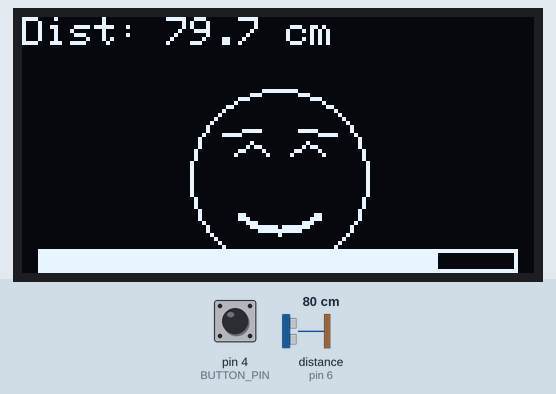
The sketch below on a simulated Arduino Uno, built with avr-gcc and run on an emulated ATmega328P. Shown: 128×64 one-colour display. Wiring (inferred from the names in the program): ultrasonic range finder: trigger pin 5; echo pin 6. The inputs (shaded band) are chosen by the test bench; at power-on: pin 4 (BUTTON_PIN) HIGH, distance to the obstacle (sensor on pin 6) 80 cm. The echo pulse lasts 58.3 µs per cm; what the sketch prints to the serial monitor is not drawn.

Above: at 1.7 s.
1.8 s: pin 4 (BUTTON_PIN) pulled LOW for 0.15 s
At 2.08 s:
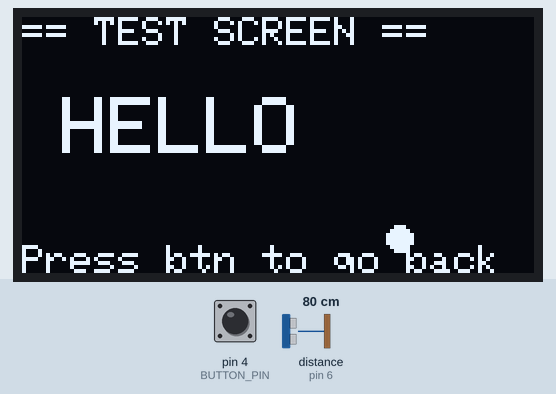
2.5 s: pin 4 (BUTTON_PIN) pulled LOW for 1 s
At 3.2 s:
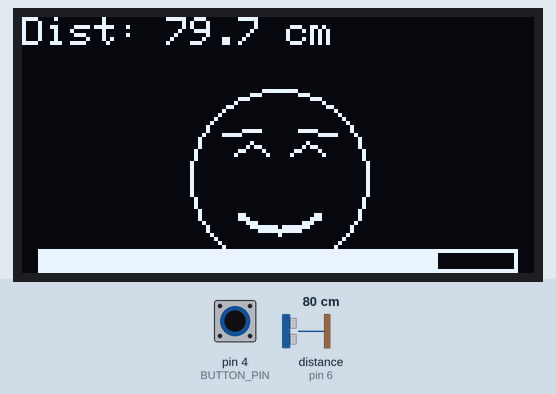
5.0 s: distance to the obstacle (sensor on pin 6) set to 250 cm
At 6.16 s:
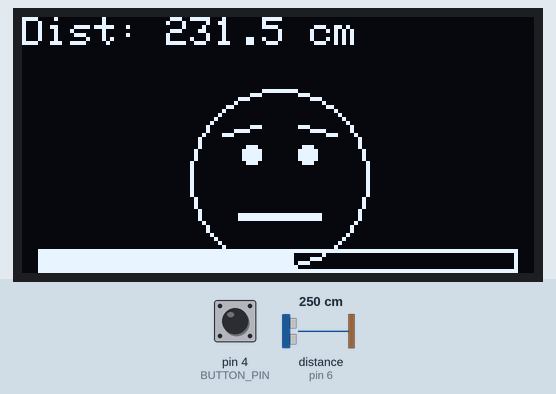
7.9 s: distance to the obstacle (sensor on pin 6) set to 60 cm
At 8.01 s:
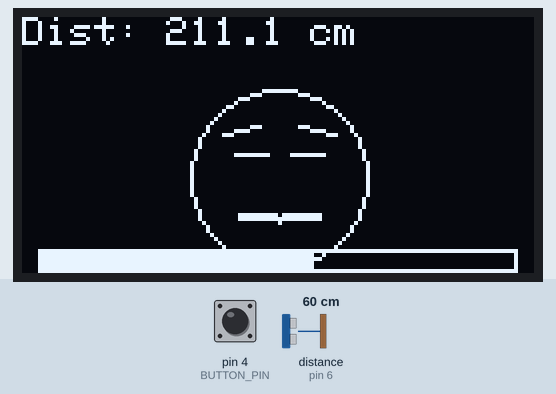
9.4 s: distance to the obstacle (sensor on pin 6) set to 9 cm
At 9.49 s:
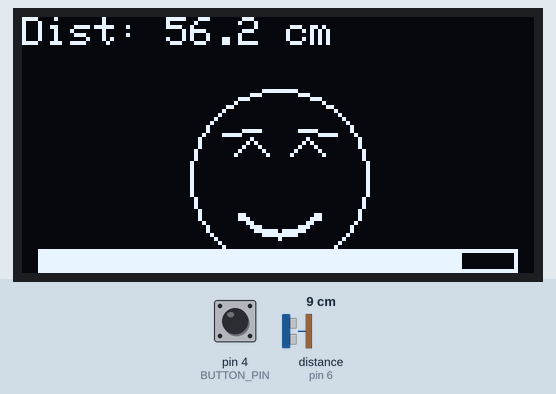

The sketch:

ultrasound.ino
```cpp
#include <Wire.h>
#include <Adafruit_GFX.h>
#include <Adafruit_SSD1306.h>

#define SCREEN_WIDTH 128
#define SCREEN_HEIGHT 64
#define OLED_RESET    -1
#define SCREEN_ADDRESS 0x3C

Adafruit_SSD1306 display(SCREEN_WIDTH, SCREEN_HEIGHT, &Wire, OLED_RESET);

// 초음파 센서 핀
const int TRIG_PIN = 5;
const int ECHO_PIN = 6;

// 버튼 핀
const int BUTTON_PIN = 4;

// 거리 범위 (cm)
const float MIN_DIST = 4.0;
const float MAX_DIST = 500.0;

// 측정 주기
const unsigned long MEASURE_INTERVAL = 100;
unsigned long lastMeasure = 0;

// 디바운싱용
unsigned long lastDebounceTime = 0;
const unsigned long DEBOUNCE_DELAY = 50;
int lastButtonState = HIGH;

// 화면 모드
int screenMode = 0;              // 0 = 거리측정, 1 = 테스트 화면
const int SCREEN_COUNT = 2;

// 부드러운 애니메이션
float smoothedDist = 0;
bool firstRead = true;

void setup() {
  Serial.begin(9600);

  pinMode(TRIG_PIN, OUTPUT);
  pinMode(ECHO_PIN, INPUT);
  digitalWrite(TRIG_PIN, LOW);

  pinMode(BUTTON_PIN, INPUT_PULLUP);

  if (!display.begin(SSD1306_SWITCHCAPVCC, SCREEN_ADDRESS)) {
    Serial.println(F("SSD1306 allocation failed"));
    for (;;);
  }

  display.clearDisplay();
  display.setTextColor(SSD1306_WHITE);
  display.setTextSize(1);
  display.setCursor(0, 0);
  display.println(F("Initializing..."));
  display.display();
  delay(500);
}

void loop() {
  handleButton();

  // 거리 측정은 항상 해두면 화면 전환 시 바로 반영돼
  if (millis() - lastMeasure >= MEASURE_INTERVAL) {
    lastMeasure = millis();

    float dist = measureDistance();
    if (dist >= MIN_DIST && dist <= MAX_DIST) {
      if (firstRead) {
        smoothedDist = dist;
        firstRead = false;
      } else {
        smoothedDist = smoothedDist * 0.8 + dist * 0.2;
      }
    }
  }

  // 현재 모드에 맞게 그리기
  switch (screenMode) {
    case 0:
      drawDistanceScreen(smoothedDist);
      break;
    case 1:
      drawTestScreen();
      break;
  }
}

// ============================================
// 버튼 처리 (엣지 감지 + 디바운싱)
// ============================================
void handleButton() {
  int reading = digitalRead(BUTTON_PIN);

  if (reading != lastButtonState) {
    lastDebounceTime = millis();
  }

  if ((millis() - lastDebounceTime) > DEBOUNCE_DELAY) {
    static int stableState = HIGH;
    if (reading != stableState) {
      stableState = reading;
      // 눌린 순간 (HIGH → LOW)
      if (stableState == LOW) {
        screenMode = (screenMode + 1) % SCREEN_COUNT;
        Serial.print(F("Screen mode: "));
        Serial.println(screenMode);
      }
    }
  }

  lastButtonState = reading;
}

// ============================================
// 화면 1: 거리 측정 + 표정
// ============================================
void drawDistanceScreen(float d) {
  display.clearDisplay();

  // 상단: 거리 텍스트
  display.setTextSize(1);
  display.setTextColor(SSD1306_WHITE);
  display.setCursor(0, 0);
  display.print(F("Dist: "));
  if (d > 0) {
    display.print(d, 1);
    display.print(F(" cm"));
  } else {
    display.print(F("---"));
  }

  // 중단: 얼굴
  float mood = distanceToMood(d);
  drawFace(mood);

  // 하단: 감정 바
  int barX = 4, barY = 58, barW = 120, barH = 6;
  display.drawRect(barX, barY, barW, barH, SSD1306_WHITE);
  int fillW = (int)((barW - 2) * mood);
  if (fillW > 0) {
    display.fillRect(barX + 1, barY + 1, fillW, barH - 2, SSD1306_WHITE);
  }

  display.display();
}

// ============================================
// 화면 2: 테스트 화면 (여기 원하는 걸로 바꿔)
// ============================================
void drawTestScreen() {
  display.clearDisplay();

  // 헤더
  display.setTextSize(1);
  display.setTextColor(SSD1306_WHITE);
  display.setCursor(0, 0);
  display.println(F("== TEST SCREEN =="));

  // 가운데 큰 텍스트
  display.setTextSize(2);
  display.setCursor(10, 20);
  display.println(F("HELLO"));

  // 움직이는 점 애니메이션 (프레임 대신 millis 사용)
  int x = (millis() / 20) % 128;
  display.fillCircle(x, 55, 3, SSD1306_WHITE);

  // 하단 힌트
  display.setTextSize(1);
  display.setCursor(0, 57);
  display.print(F("Press btn to go back"));

  display.display();
}

// ============================================
// 나머지 헬퍼 함수 (이전과 동일)
// ============================================
float measureDistance() {
  digitalWrite(TRIG_PIN, LOW);
  delayMicroseconds(2);
  digitalWrite(TRIG_PIN, HIGH);
  delayMicroseconds(10);
  digitalWrite(TRIG_PIN, LOW);

  long duration = pulseIn(ECHO_PIN, HIGH, 30000);
  if (duration == 0) return -1;

  return duration * 0.0343 / 2.0;
}

float distanceToMood(float d) {
  if (d <= MIN_DIST) return 1.0;
  if (d >= MAX_DIST) return 0.0;
  return 1.0 - (d - MIN_DIST) / (MAX_DIST - MIN_DIST);
}

void drawFace(float mood) {
  int cx = 64;
  int cy = 40;
  int r  = 22;

  display.drawCircle(cx, cy, r, SSD1306_WHITE);

  // 눈
  int eyeY = cy - 6;
  int browInnerY = eyeY - 6 + (int)((1.0 - mood) * -3);
  int browOuterY = eyeY - 6 + (int)(mood * 2);

  display.drawLine(cx - 14, browOuterY, cx - 5, browInnerY, SSD1306_WHITE);
  display.drawLine(cx + 5, browInnerY, cx + 14, browOuterY, SSD1306_WHITE);

  if (mood > 0.55) {
    int lift = (int)((mood - 0.55) * 12);
    display.drawLine(cx - 11, eyeY, cx - 7, eyeY - lift, SSD1306_WHITE);
    display.drawLine(cx - 7,  eyeY - lift, cx - 3, eyeY, SSD1306_WHITE);
    display.drawLine(cx + 3,  eyeY, cx + 7, eyeY - lift, SSD1306_WHITE);
    display.drawLine(cx + 7,  eyeY - lift, cx + 11, eyeY, SSD1306_WHITE);
  } else {
    display.fillCircle(cx - 7, eyeY, 2, SSD1306_WHITE);
    display.fillCircle(cx + 7, eyeY, 2, SSD1306_WHITE);
  }

  // 입
  int mouthW = 20;
  int mouthY = cy + 9;
  int curve  = (int)((0.5 - mood) * 14);  // mood=1 → -7 (웃음)

  for (int x = -mouthW / 2; x <= mouthW / 2; x++) {
    float nx = (float)x / (mouthW / 2.0);
    int dy = (int)(curve * (1.0 - nx * nx));

    int px = cx + x;
    int py = mouthY - dy;

    display.drawPixel(px, py, SSD1306_WHITE);
    display.drawPixel(px, py + 1, SSD1306_WHITE);
  }
}
```

Measured:
- after the input at 1.8 s, the display: changes after 0.12 s (image 1)
- after the input at 2.5 s, the display: first differs from a run without the input after 0.11 s (image 2)
- after the input at 5.0 s, the display: first changes after 0.05 s (image 3 shows a later state)
- after the input at 7.9 s, the display: changes after 0.06 s (image 4)
